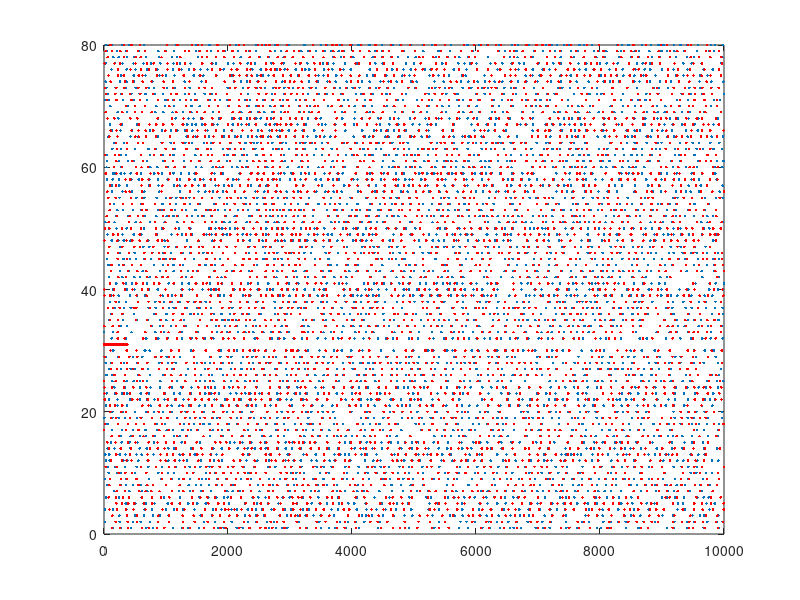
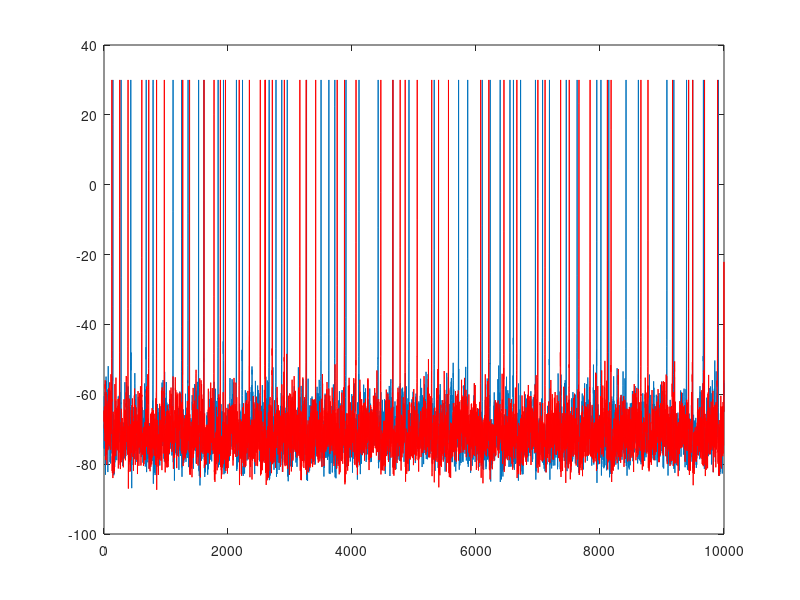
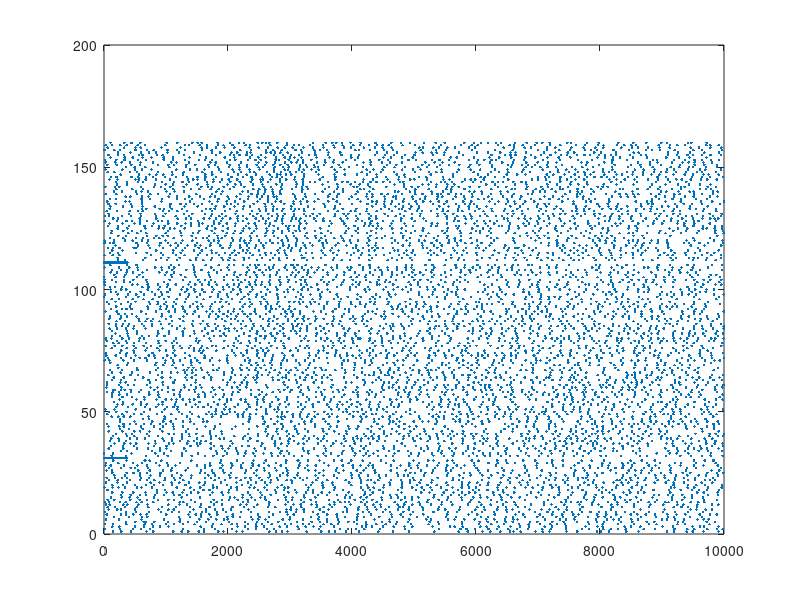

The MATLAB source for these figures, in order:
close all
clear all
clc
dbstop if error;
% Created by Eugene M. Izhikevich, February 25, 2003
% Excitatory neurons    Inhibitory neurons
Ne = 80;                 Ni = 0;
re = rand(Ne,1);         ri = rand(Ni,1);

% Parameter neuron type
a=[0.02*ones(Ne,1);     0.02+0.08*ri];
b=[0.2*ones(Ne,1);      0.25-0.05*ri];
% Parameter neuron dynamic
c=[-65+15*re.^2;        -65*ones(Ni,1)];
d=[8-6*re.^2;           2*ones(Ni,1)];
% Paramater connectivity
S=[0.5*rand(Ne+Ni,Ne),  -1.2*rand(Ne+Ni,Ni)];

totalTime  = 10200;
offsetTime = 1000;
%% Offset - run for 1000ms
% initialize
v_ini  =-65*ones(Ne+Ni,1);    % Initial values of v
v_iniM = zeros(Ne+Ni,offsetTime);
u_ini=b.*v_ini;             % Initial values of u
offset=[];                  % spike timings
for t=1:offsetTime            % simulation of 1000 ms
  I             = [5*randn(Ne,1);2*randn(Ni,1)]; % thalamic input
  fired         = find(v_ini>=30);    % indices of spikes
  offset        = [offset; t+0*fired,fired];
  v_ini(fired)  = c(fired);
  u_ini(fired)  = u_ini(fired)+d(fired);
  I     = I+sum(S(:,fired),2);
  v_ini = v_ini +0.5*(0.04*v_ini.^2+5*v_ini+140-u_ini+I); % step 0.5 ms
  v_ini = v_ini +0.5*(0.04*v_ini.^2+5*v_ini+140-u_ini+I); % for numerical
  v_iniM(:,t) = v_ini; 
  u_ini = u_ini+a.*(b.*v_ini-u_ini);                 % stability
end;
plot(offset(:,1),offset(:,2),'.');
 
%% Run1 for totalTime (ms)
v       = v_ini;
v_mat   = -65*ones(Ne+Ni,totalTime);
u       = b.*v_ini;
firings=[];
for t=1:totalTime-1           % simulation of 1000 ms
    I   = [5*randn(Ne,1);2*randn(Ni,1)]; % thalamic input
%     if and(t>900, t<3900)
%         I_in = [3*randn(Ne,1);2*randn(Ni,1)]; % external input
%         I    = I + I_in;
%     end
    fired       = find(v>=30);    % indices of spikes
    firings     = [firings; t+0*fired,fired];
    v(fired)    = c(fired);
    u(fired)    = u(fired)+d(fired);
    I       = I+sum(S(:,fired),2);
    v       = v+0.5*(0.04*v.^2+5*v+140-u+I); % step 0.5 ms
    v       = v+0.5*(0.04*v.^2+5*v+140-u+I); % for numerical
    v_mat(:,t) = v;
    u       = u+a.*(b.*v-u);                 % stability
end;
discardIDX              = firings(:,1)<200;
firings(discardIDX,:)   = [];
firings(:,1)            = firings(:,1)-199;

plot(firings(:,1),firings(:,2),'.'); hold on;

% Make spike matrix
spikes = zeros(Ne+Ni, totalTime-200);
for frIDX = 1:length(firings)
    spikes(firings(frIDX,2), firings(frIDX,1)) = 1;
end

%% Run1 for totalTime (ms)
v       = v_ini;
v_mat2  = -65*ones(Ne+Ni,totalTime);
u       = b.*v_ini;

I_inScale = 0+3/3000:3/3000:3;
I_inScale = [zeros(1,500) I_inScale zeros(1,totalTime-3500) ];

firings2=[];
for t=1:totalTime-1            % simulation of 1000 ms
  I     = [5*randn(Ne,1);2*randn(Ni,1)]; % thalamic input
  if and(t>900, t<3900)
      I_in  = [I_inScale(t)*randn(Ne,1); 2*randn(Ni,1)]; % external input
      I     = I + I_in;
  end
  fired    = find(v>=30);    % indices of spikes
  firings2 = [firings2; t+0*fired,fired];
  v(fired) = c(fired);
  u(fired) = u(fired)+d(fired);
  I = I+sum(S(:,fired),2);
  v = v+0.5*(0.04*v.^2+5*v+140-u+I); % step 0.5 ms
  v = v+0.5*(0.04*v.^2+5*v+140-u+I); % for numerical
  v_mat2(:,t) = v;
  u = u+a.*(b.*v-u);                 % stability
end;
discardIDX              = firings2(:,1)<200;
firings2(discardIDX,:)  = [];
firings2(:,1)           = firings2(:,1)-199;

plot(firings2(:,1),firings2(:,2),'r.');

% Make spike matrix
spikes2 = zeros(Ne+Ni, totalTime-200);
for frIDX = 1:length(firings2)
    spikes2(firings2(frIDX,2), firings2(frIDX,1)) = 1;
end

%% Visualize single trace
v_mat(:,1:200)      = [];
v_mat2(:,1:200)     = [];

v_mat(v_mat>30)     = 30;
v_mat2(v_mat2>30)   = 30;
figure;
plot(v_mat(1,:)); hold on;
plot(v_mat2(1,:),'r');

all_v_mat = [v_mat ; v_mat2];


%% Randomize stuff
randidx     = randperm(Ne*2);
allSpikes   = [spikes ; spikes2];

firingShift      = firings2;
firingShift(:,2) = firingShift(:,2)+80;
allFirings       = [firings ; firingShift];

neuronsWithInput = find(randidx<80);

allSpikes   = allSpikes(randidx,:);

figure
plot(allFirings(:,1),allFirings(:,2),'.');

totalTime= totalTime-200;
%% Save

save('firingTimes', 'neuronsWithInput', 'totalTime', 'firings', 'firings2', 'spikes', 'spikes2', 'v_mat', 'v_mat2', 'allFirings', 'allSpikes', 'all_v_mat')